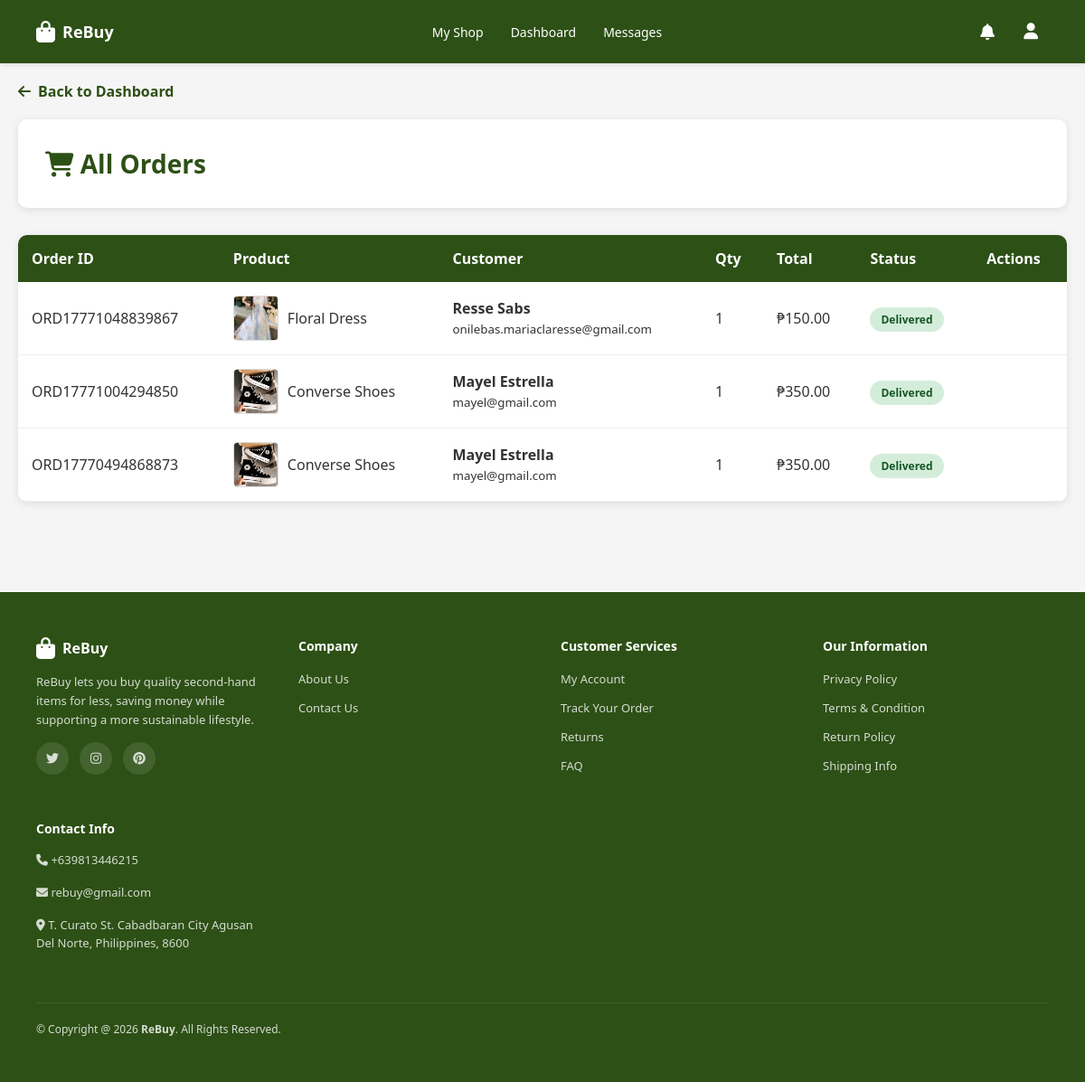
The app's page /php/seller_orders.php (signed in) with its own data.
### tables this page shows
CREATE TABLE `seller_orders` (
  `id` int(11) NOT NULL,
  `order_id` varchar(50) NOT NULL,
  `seller_id` int(11) NOT NULL,
  `customer_id` int(11) NOT NULL,
  `product_id` int(11) NOT NULL,
  `quantity` int(11) NOT NULL,
  `price_per_item` decimal(10,2) NOT NULL,
  `total_amount` decimal(10,2) NOT NULL,
  `status` enum('pending','processing','shipped','delivered','cancelled') DEFAULT 'pending',
  `order_date` timestamp NOT NULL DEFAULT current_timestamp()
);

CREATE TABLE `products` (
  `id` int(11) NOT NULL,
  `seller_id` int(11) NOT NULL DEFAULT 1,
  `name` varchar(255) NOT NULL,
  `description` text DEFAULT NULL,
  `price` decimal(10,2) NOT NULL,
  `stock` int(11) DEFAULT 0,
  `original_price` decimal(10,2) DEFAULT NULL,
  `category` varchar(100) DEFAULT NULL,
  `image_url` varchar(255) DEFAULT NULL,
  `stock_quantity` int(11) DEFAULT 0,
  `status` enum('active','inactive','out_of_stock') DEFAULT 'active',
  `rating` float DEFAULT 0,
  `created_at` timestamp NOT NULL DEFAULT current_timestamp(),
  `updated_at` timestamp NOT NULL DEFAULT current_timestamp() ON UPDATE current_timestamp()
);

CREATE TABLE `users` (
  `id` int(11) NOT NULL,
  `username` varchar(50) NOT NULL,
  `password` varchar(255) NOT NULL,
  `first_name` varchar(50) NOT NULL,
  `middle_name` varchar(50) DEFAULT NULL,
  `last_name` varchar(50) NOT NULL,
  `name_extension` varchar(10) DEFAULT NULL,
  `gender` varchar(20) DEFAULT NULL,
  `birthdate` date DEFAULT NULL,
  `age` int(11) DEFAULT NULL,
  `purok_street` varchar(100) DEFAULT NULL,
  `barangay` varchar(50) DEFAULT NULL,
  `municipality_city` varchar(50) DEFAULT NULL,
  `province` varchar(50) DEFAULT NULL,
  `country` varchar(50) DEFAULT NULL,
  `zip_code` varchar(5) DEFAULT NULL,
  `created_at` timestamp NOT NULL DEFAULT current_timestamp(),
  `email` varchar(100) NOT NULL,
  `profile_pic` varchar(255) DEFAULT NULL,
  `cover_photo` varchar(255) DEFAULT NULL,
  `is_seller` tinyint(1) DEFAULT 0 COMMENT '1 if user is a seller, 0 if regular user',
  `shop_name` varchar(100) DEFAULT NULL,
  `shop_description` text DEFAULT NULL,
  `shop_profile_pic` varchar(255) DEFAULT NULL,
  `seller_requested_at` timestamp NULL DEFAULT NULL COMMENT 'When user requested to become a seller',
  `seller_approved_at` timestamp NULL DEFAULT NULL COMMENT 'When user was approved as seller',
  `last_seen` timestamp NULL DEFAULT NULL
);

### php/seller_orders.php (the view, shortened to what this page needs)
<?php
require_once 'db.php';
$user_id = $_SESSION['user_id'];
$orders_stmt = $conn->prepare("
    SELECT so.*, p.name as product_name, p.image_url as product_image, u.first_name, u.last_name, u.email
    FROM seller_orders so
    JOIN products p ON so.product_id = p.id
    JOIN users u ON so.customer_id = u.id
    WHERE so.seller_id = ?
    ORDER BY so.order_date DESC
");
$orders_stmt->bind_param("i", $user_id);
$orders_stmt->execute();
$orders = $orders_stmt->get_result();
?>
<!DOCTYPE html>
<html lang="en">
<head>
    <link rel="stylesheet" href="https://cdnjs.cloudflare.com/ajax/libs/font-awesome/6.5.0/css/all.min.css">
    <link rel="stylesheet" href="../css/header-footer.css">
</head>
<body>
    <?php include '_header.php'; ?>
    <div class="container">
        <a href="seller_dashboard.php" class="back-link">
            <i class="fas fa-arrow-left"></i> Back to Dashboard
        </a>
        <div class="header">
            <h1><i class="fas fa-shopping-cart"></i> All Orders</h1>
        </div>
        <div class="orders-container">
            <?php if ($orders->num_rows > 0): ?>
                <table class="orders-table">
                    <thead>
                        <tr>
                            <th>Order ID</th>
                            <th>Product</th>
                            <th>Customer</th>
                            <th>Qty</th>
                            <th>Total</th>
                            <th>Status</th>
                            <th>Actions</th>
                        </tr>
                    </thead>
                    <tbody>
                        <?php while ($order = $orders->fetch_assoc()): ?>
                            <tr>
                                <td><?php echo htmlspecialchars($order['order_id']); ?></td>
                                <td>
                                    <div class="product-cell">
                                        <?php if (!empty($order['product_image'])): ?>
                                            <img src="<?php echo '../' . htmlspecialchars($order['product_image']); ?>" alt="<?php echo htmlspecialchars($order['product_name']); ?>" class="product-thumb">
                                        <?php endif; ?>
                                        <span><?php echo htmlspecialchars($order['product_name']); ?></span>
                                    </div>
                                </td>
                                <td>
                                    <div>
                                        <strong><?php echo htmlspecialchars($order['first_name'] . ' ' . $order['last_name']); ?></strong><br>
                                        <small><?php echo htmlspecialchars($order['email']); ?></small>
                                    </div>
                                </td>
                                <td><?php echo $order['quantity']; ?></td>
                                <td>₱<?php echo number_format($order['total_amount'], 2); ?></td>
                                <td>
                                    <span class="order-status status-<?php echo $order['status']; ?>">
                                        <?php echo ucfirst($order['status']); ?>
                                    </span>
                                </td>
                                <td>
                                </td>
                            </tr>
                        <?php endwhile; ?>
                    </tbody>
                </table>
            <?php endif; ?>
        </div>
    </div>
    <footer>
        <div class="footer-container">
            <div class="footer-content">
                <div class="footer-section">
                    <div class="footer-logo">
                        <i class="fas fa-shopping-bag"></i>
                        <span>ReBuy</span>
                    </div>
                    <p class="footer-text">ReBuy lets you buy quality second-hand items for less, saving money while supporting a more sustainable lifestyle.</p>
                    <div class="social-links">
                        <a href="#"><i class="fab fa-twitter"></i></a>
                        <a href="#"><i class="fab fa-instagram"></i></a>
                        <a href="#"><i class="fab fa-pinterest"></i></a>
                    </div>
                </div>
                <div class="footer-section">
                    <h3>Company</h3>
                    <ul>
                        <li><a href="about_us.php">About Us</a></li>
                        <li><a href="#">Contact Us</a></li>
                    </ul>
                </div>
                <div class="footer-section">
                    <h3>Customer Services</h3>
                    <ul>
                        <li><a href="settings.php">My Account</a></li>
                        <li><a href="#">Track Your Order</a></li>
                        <li><a href="#">Returns</a></li>
                        <li><a href="#">FAQ</a></li>
                    </ul>
                </div>
                <div class="footer-section">
                    <h3>Our Information</h3>
                    <ul>
                        <li><a href="#">Privacy Policy</a></li>
                        <li><a href="#">Terms & Condition</a></li>
                        <li><a href="#">Return Policy</a></li>
                        <li><a href="#">Shipping Info</a></li>
                    </ul>
                </div>
                <div class="footer-section">
                    <h3>Contact Info</h3>
                    <p class="footer-text"><i class="fas fa-phone"></i> +639813446215</p>
                    <p class="footer-text"><i class="fa-solid fa-envelope"></i> rebuy@gmail.com</p>
                    <p class="footer-text"><i class="fa-solid fa-location-dot"></i> T. Curato St. Cabadbaran City Agusan Del Norte, Philippines, 8600</p>
                </div>
            </div>
            <div class="footer-bottom">
                <p>&copy; Copyright @ 2026 <strong>ReBuy</strong>. All Rights Reserved.</p>
            </div>
        </div>
    </footer>
</body>
</html>

### css/header-footer.css (style rules this page uses)
:root { --primary-color: #2d5016; --secondary-color: #f4c430; --text-dark: #333; --text-light: #666; --bg-light: #f5f5f5; --border-color: #e0e0e0; }
* { margin: 0; padding: 0; box-sizing: border-box; }
body { font-family: 'Segoe UI', Tahoma, Geneva, Verdana, sans-serif; background-color: var(--bg-light); color: var(--text-dark); }
footer { background: var(--primary-color); color: white; padding: 50px 40px; margin-top: 80px; }
.footer-container { max-width: 1400px; margin: 0 auto; }
.footer-content { display: grid; grid-template-columns: repeat(auto-fit, minmax(250px, 1fr)); gap: 40px; margin-bottom: 40px; }
.footer-section h3 { margin-bottom: 15px; font-size: 14px; font-weight: 600; }
.footer-section ul { list-style: none; }
.footer-section ul li { margin-bottom: 10px; }
.footer-section a { color: rgba(255,255,255,0.8); text-decoration: none; font-size: 13px; transition: color 0.3s; }
.footer-logo { display: flex; align-items: center; gap: 8px; margin-bottom: 15px; font-size: 16px; font-weight: bold; }
.footer-logo i { font-size: 24px; }
.footer-text { font-size: 13px; color: rgba(255,255,255,0.8); line-height: 1.6; margin-bottom: 15px; }
.social-links { display: flex; gap: 12px; }
.social-links a { width: 36px; height: 36px; border-radius: 50%; background: rgba(255,255,255,0.1); display: flex; align-items: center; justify-content: center; font-size: 14px; transition: background 0.3s; }
.footer-bottom { border-top: 1px solid rgba(255,255,255,0.1); padding-top: 20px; display: flex; justify-content: space-between; align-items: center; font-size: 12px; color: rgba(255,255,255,0.8); }

### php/seller_orders.php (style rules this page uses)
:root { --primary-color: #2d5016; --secondary-color: #f4c430; }
body { font-family: 'Segoe UI', Tahoma, Geneva, Verdana, sans-serif; background-color: #f5f5f5; margin: 0; padding: 0; }
.container { max-width: 1400px; margin: 0 auto; padding: 20px; }
.header { background: white; padding: 30px; border-radius: 10px; box-shadow: 0 2px 10px rgba(0,0,0,0.1); margin-bottom: 30px; }
.header h1 { color: var(--primary-color); margin: 0; font-size: 28px; }
.orders-container { background: white; border-radius: 10px; box-shadow: 0 2px 10px rgba(0,0,0,0.1); overflow: hidden; }
.orders-table { width: 100%; border-collapse: collapse; }
.orders-table thead { background: var(--primary-color); color: white; }
.orders-table th { padding: 15px; text-align: left; font-weight: 600; }
.orders-table td { padding: 15px; border-bottom: 1px solid #eee; }
.product-cell { display: flex; align-items: center; gap: 10px; }
.product-thumb { width: 50px; height: 50px; object-fit: cover; border-radius: 4px; border: 1px solid #ddd; }
.order-status { padding: 5px 12px; border-radius: 20px; font-size: 12px; font-weight: 600; }
.status-delivered { background: #d4edda; color: #155724; }
.back-link { display: inline-flex; align-items: center; gap: 8px; color: var(--primary-color); text-decoration: none; font-weight: 600; margin-bottom: 20px; }

### records on screen
seller_orders: order "ORD17771048839867", product.image_url (picture), product.name "Floral Dress", customer.last_name "Resse Sabs", customer.email "onilebas.mariaclaresse@gmail.com", quantity "1", total_amount "150.00", status "Delivered"
seller_orders: order "ORD17771004294850", product.image_url (picture), product.name "Converse Shoes", customer.last_name "Mayel Estrella", customer.email "mayel@gmail.com", quantity "1", total_amount "350.00", status "Delivered"
seller_orders: order "ORD17770494868873", product.image_url (picture), product.name "Converse Shoes", customer.last_name "Mayel Estrella", customer.email "mayel@gmail.com", quantity "1", total_amount "350.00", status "Delivered"
